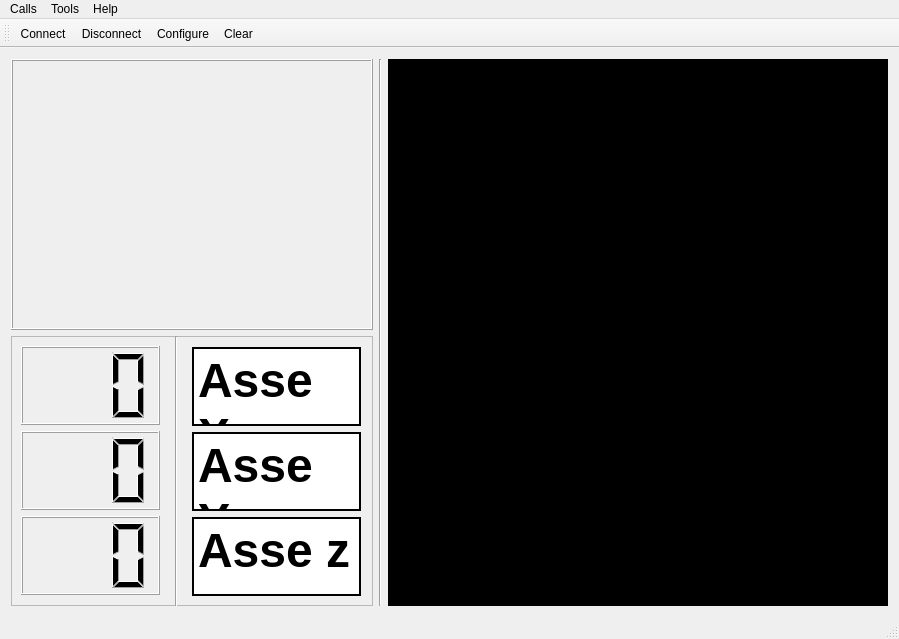
<?xml version="1.0" encoding="UTF-8"?>
<ui version="4.0">
 <class>MainWindow</class>
 <widget class="QMainWindow" name="MainWindow">
  <property name="geometry">
   <rect>
    <x>0</x>
    <y>0</y>
    <width>899</width>
    <height>639</height>
   </rect>
  </property>
  <property name="windowTitle">
   <string>Simple Terminal</string>
  </property>
  <widget class="QWidget" name="centralWidget">
   <layout class="QGridLayout" name="gridLayout">
    <item row="1" column="0">
     <widget class="QFrame" name="graphFrame">
      <property name="frameShape">
       <enum>QFrame::StyledPanel</enum>
      </property>
      <property name="frameShadow">
       <enum>QFrame::Raised</enum>
      </property>
      <widget class="QWidget" name="verticalLayoutWidget_2">
       <property name="geometry">
        <rect>
         <x>-1</x>
         <y>-1</y>
         <width>161</width>
         <height>271</height>
        </rect>
       </property>
       <layout class="QVBoxLayout" name="verticalLayout">
        <property name="sizeConstraint">
         <enum>QLayout::SetMaximumSize</enum>
        </property>
        <item>
         <widget class="QLCDNumber" name="accx">
          <property name="digitCount">
           <number>3</number>
          </property>
         </widget>
        </item>
        <item>
         <widget class="QLCDNumber" name="accy">
          <property name="smallDecimalPoint">
           <bool>false</bool>
          </property>
          <property name="digitCount">
           <number>3</number>
          </property>
         </widget>
        </item>
        <item>
         <widget class="QLCDNumber" name="accz">
          <property name="digitCount">
           <number>3</number>
          </property>
         </widget>
        </item>
       </layout>
      </widget>
      <widget class="QWidget" name="verticalLayoutWidget_3">
       <property name="geometry">
        <rect>
         <x>170</x>
         <y>0</y>
         <width>191</width>
         <height>271</height>
        </rect>
       </property>
       <layout class="QVBoxLayout" name="verticalLayout_2">
        <property name="sizeConstraint">
         <enum>QLayout::SetMinimumSize</enum>
        </property>
        <item>
         <widget class="QPlainTextEdit" name="plainTextEdit">
          <property name="enabled">
           <bool>true</bool>
          </property>
          <property name="font">
           <font>
            <family>Tahoma</family>
            <pointsize>36</pointsize>
            <weight>75</weight>
            <bold>true</bold>
           </font>
          </property>
          <property name="frameShape">
           <enum>QFrame::WinPanel</enum>
          </property>
          <property name="frameShadow">
           <enum>QFrame::Plain</enum>
          </property>
          <property name="lineWidth">
           <number>1</number>
          </property>
          <property name="midLineWidth">
           <number>0</number>
          </property>
          <property name="readOnly">
           <bool>true</bool>
          </property>
          <property name="plainText">
           <string>Asse X</string>
          </property>
          <property name="backgroundVisible">
           <bool>false</bool>
          </property>
          <property name="centerOnScroll">
           <bool>true</bool>
          </property>
         </widget>
        </item>
        <item>
         <widget class="QPlainTextEdit" name="plainTextEdit_3">
          <property name="font">
           <font>
            <family>Tahoma</family>
            <pointsize>36</pointsize>
            <weight>75</weight>
            <bold>true</bold>
           </font>
          </property>
          <property name="frameShape">
           <enum>QFrame::WinPanel</enum>
          </property>
          <property name="frameShadow">
           <enum>QFrame::Plain</enum>
          </property>
          <property name="readOnly">
           <bool>true</bool>
          </property>
          <property name="plainText">
           <string>Asse Y</string>
          </property>
          <property name="centerOnScroll">
           <bool>true</bool>
          </property>
         </widget>
        </item>
        <item>
         <widget class="QPlainTextEdit" name="plainTextEdit_2">
          <property name="font">
           <font>
            <family>Tahoma</family>
            <pointsize>36</pointsize>
            <weight>75</weight>
            <bold>true</bold>
           </font>
          </property>
          <property name="frameShape">
           <enum>QFrame::WinPanel</enum>
          </property>
          <property name="frameShadow">
           <enum>QFrame::Plain</enum>
          </property>
          <property name="readOnly">
           <bool>true</bool>
          </property>
          <property name="plainText">
           <string>Asse z</string>
          </property>
          <property name="centerOnScroll">
           <bool>true</bool>
          </property>
         </widget>
        </item>
       </layout>
      </widget>
      <widget class="Line" name="line_2">
       <property name="geometry">
        <rect>
         <x>150</x>
         <y>0</y>
         <width>30</width>
         <height>271</height>
        </rect>
       </property>
       <property name="orientation">
        <enum>Qt::Vertical</enum>
       </property>
      </widget>
     </widget>
    </item>
    <item row="0" column="0">
     <widget class="QFrame" name="SerialFrame">
      <property name="sizePolicy">
       <sizepolicy hsizetype="Minimum" vsizetype="Minimum">
        <horstretch>0</horstretch>
        <verstretch>0</verstretch>
       </sizepolicy>
      </property>
      <property name="minimumSize">
       <size>
        <width>200</width>
        <height>100</height>
       </size>
      </property>
      <property name="autoFillBackground">
       <bool>false</bool>
      </property>
      <property name="frameShape">
       <enum>QFrame::Box</enum>
      </property>
      <property name="frameShadow">
       <enum>QFrame::Raised</enum>
      </property>
      <property name="lineWidth">
       <number>1</number>
      </property>
      <property name="midLineWidth">
       <number>0</number>
      </property>
      <widget class="QWidget" name="verticalLayoutWidget">
       <property name="geometry">
        <rect>
         <x>-1</x>
         <y>-1</y>
         <width>381</width>
         <height>271</height>
        </rect>
       </property>
       <layout class="QVBoxLayout" name="SerialLeyout">
        <property name="sizeConstraint">
         <enum>QLayout::SetMaximumSize</enum>
        </property>
       </layout>
      </widget>
     </widget>
    </item>
    <item row="0" column="2" rowspan="2">
     <widget class="QFrame" name="cubeFrame">
      <property name="sizePolicy">
       <sizepolicy hsizetype="Preferred" vsizetype="Preferred">
        <horstretch>0</horstretch>
        <verstretch>0</verstretch>
       </sizepolicy>
      </property>
      <property name="minimumSize">
       <size>
        <width>500</width>
        <height>500</height>
       </size>
      </property>
      <property name="styleSheet">
       <string notr="true">background-color: rgb(0, 0, 0);</string>
      </property>
      <property name="frameShape">
       <enum>QFrame::Box</enum>
      </property>
      <property name="frameShadow">
       <enum>QFrame::Raised</enum>
      </property>
      <property name="lineWidth">
       <number>3</number>
      </property>
     </widget>
    </item>
    <item row="0" column="1" rowspan="2">
     <widget class="Line" name="line">
      <property name="orientation">
       <enum>Qt::Vertical</enum>
      </property>
     </widget>
    </item>
   </layout>
  </widget>
  <widget class="QMenuBar" name="menuBar">
   <property name="geometry">
    <rect>
     <x>0</x>
     <y>0</y>
     <width>899</width>
     <height>21</height>
    </rect>
   </property>
   <widget class="QMenu" name="menuCalls">
    <property name="title">
     <string>Calls</string>
    </property>
    <addaction name="actionConnect"/>
    <addaction name="actionDisconnect"/>
    <addaction name="separator"/>
    <addaction name="actionQuit"/>
   </widget>
   <widget class="QMenu" name="menuTools">
    <property name="title">
     <string>Tools</string>
    </property>
    <addaction name="actionConfigure"/>
    <addaction name="actionClear"/>
   </widget>
   <widget class="QMenu" name="menuHelp">
    <property name="title">
     <string>Help</string>
    </property>
    <addaction name="actionAbout"/>
    <addaction name="actionAboutQt"/>
   </widget>
   <addaction name="menuCalls"/>
   <addaction name="menuTools"/>
   <addaction name="menuHelp"/>
  </widget>
  <widget class="QToolBar" name="mainToolBar">
   <attribute name="toolBarArea">
    <enum>TopToolBarArea</enum>
   </attribute>
   <attribute name="toolBarBreak">
    <bool>false</bool>
   </attribute>
   <addaction name="actionConnect"/>
   <addaction name="actionDisconnect"/>
   <addaction name="actionConfigure"/>
   <addaction name="actionClear"/>
  </widget>
  <widget class="QStatusBar" name="statusBar"/>
  <action name="actionAbout">
   <property name="text">
    <string>&amp;About</string>
   </property>
   <property name="toolTip">
    <string>About program</string>
   </property>
   <property name="shortcut">
    <string>Alt+A</string>
   </property>
  </action>
  <action name="actionAboutQt">
   <property name="text">
    <string>About Qt</string>
   </property>
  </action>
  <action name="actionConnect">
   <property name="icon">
    <iconset resource="terminal.qrc">
     <normaloff>:/images/connect.png</normaloff>:/images/connect.png</iconset>
   </property>
   <property name="text">
    <string>C&amp;onnect</string>
   </property>
   <property name="toolTip">
    <string>Connect to serial port</string>
   </property>
   <property name="shortcut">
    <string>Ctrl+O</string>
   </property>
  </action>
  <action name="actionDisconnect">
   <property name="icon">
    <iconset resource="terminal.qrc">
     <normaloff>:/images/disconnect.png</normaloff>:/images/disconnect.png</iconset>
   </property>
   <property name="text">
    <string>&amp;Disconnect</string>
   </property>
   <property name="toolTip">
    <string>Disconnect from serial port</string>
   </property>
   <property name="shortcut">
    <string>Ctrl+D</string>
   </property>
  </action>
  <action name="actionConfigure">
   <property name="icon">
    <iconset resource="terminal.qrc">
     <normaloff>:/images/settings.png</normaloff>:/images/settings.png</iconset>
   </property>
   <property name="text">
    <string>&amp;Configure</string>
   </property>
   <property name="toolTip">
    <string>Configure serial port</string>
   </property>
   <property name="shortcut">
    <string>Alt+C</string>
   </property>
  </action>
  <action name="actionClear">
   <property name="icon">
    <iconset resource="terminal.qrc">
     <normaloff>:/images/clear.png</normaloff>:/images/clear.png</iconset>
   </property>
   <property name="text">
    <string>C&amp;lear</string>
   </property>
   <property name="toolTip">
    <string>Clear data</string>
   </property>
   <property name="shortcut">
    <string>Alt+L</string>
   </property>
  </action>
  <action name="actionQuit">
   <property name="icon">
    <iconset resource="terminal.qrc">
     <normaloff>:/images/application-exit.png</normaloff>:/images/application-exit.png</iconset>
   </property>
   <property name="text">
    <string>&amp;Quit</string>
   </property>
   <property name="shortcut">
    <string>Ctrl+Q</string>
   </property>
  </action>
 </widget>
 <layoutdefault spacing="6" margin="11"/>
 <resources>
  <include location="terminal.qrc"/>
 </resources>
 <connections/>
</ui>
